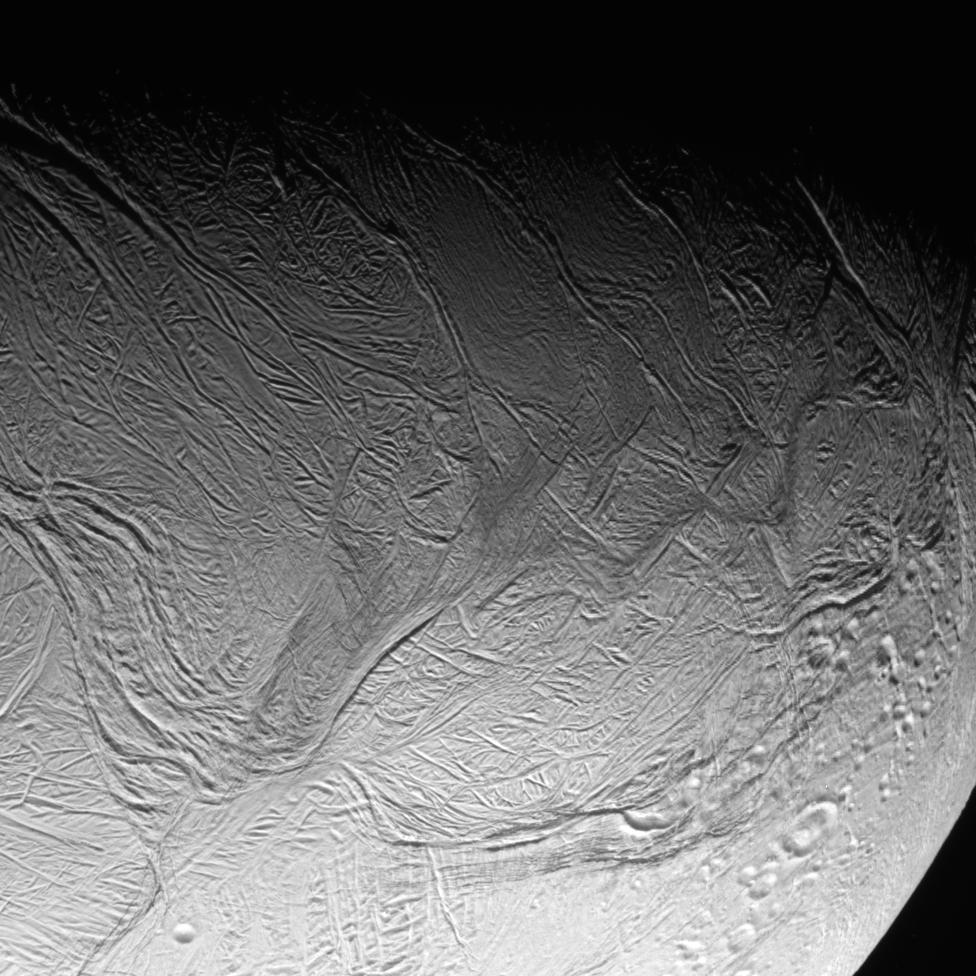
%> input picture lab6/images/Enceladus_fractures.jpg, 976 x 976 px
$ octave Lab6_demo.m   (GNU Octave 9; MATLAB toolbox functions it lacks are replaced by stand-ins)
%> lines starting %> are read from the running program, lines starting %| are printed output that depends on the picture
% matlab script to perform Fourier domain filtering

clear

% !!!!!!!!!!!!!!!!!!!!!!!!!!!!!!!!!!!!!!
% crop image first

%image=imread('enceladus_cassini.jpg');
%a=image(25:1000, 25:1000);
%imwrite(a,gray(256),'Enceladus_fractures.jpg','jpg');

% !!!!!!!!!!!!!!!!!!!!!!!!!!!!!!!!!!!!!!!!!!!!!!!!!!!!


% load in Enceladus image

image=imread('Enceladus_fractures.jpg');
%> image is the input picture: size 976x976x3 uint8; min 0, max 255, mean 100.7
enceladus=double(rgb2gray(image));


% plot the given image

figure(1)
imagesc(enceladus)
title('original Enceladus fractures image')
colormap gray
colorbar


% get size of original image, will need these numbers later

[height,width]=size(enceladus)
%> height = 976; width = 976


% take fourier transform of the image
% zero pad image out to nearest power of 2
% possible tries:  1024  2048  4096

xdim_zeropad=1024;
ydim_zeropad=1024;
xhalf=xdim_zeropad/2;
yhalf=ydim_zeropad/2;

Fenceladus=fft2(enceladus,xdim_zeropad,ydim_zeropad);	   % Fourier transform
FSenceladus=fftshift(Fenceladus);			   % shift the quadrants

% display the log(abs) of the fourier transformed image

figure(2)
subplot(2,2,1),imagesc(log(abs(FSenceladus)))
title('log(abs(fft(Enceladus image)))')
colormap gray
colorbar


% set pixval on or off and interactively zoom in to find outliers
% zoom in and out, inspect frequency spectrum

pixval on
%> (this line was passed over: pixval is not available in this run)
pixval off
%> (this line was passed over: pixval is not available in this run)


% at this stage, you can design a mask in Fourier domain for filtering,
% or define one in spatial domain and fourier transform to filter.

%  create a 3x3 high pass filter mask
%  set up a matrix of zeros, and imbed the 3x3 in the center

HP=zeros(ydim_zeropad, xdim_zeropad);
HP(yhalf-1:yhalf+1,xhalf-1:xhalf+1) = [-1 -1 -1; -1 9 -1; -1 -1 -1];


%  you can also set up a 3x3 low pass filter mask

LP=zeros(ydim_zeropad, xdim_zeropad);
LP(yhalf-1:yhalf+1,xhalf-1:xhalf+1) = [0.25 0.5 0.25; 0.5 1.00 0.50; 0.25 0.5 0.25];


% fourier transform the HP kernal, make it size of zero-padded enceladus image

Fkernal=fft2(HP,xdim_zeropad,ydim_zeropad);
FSkernal=fftshift(Fkernal);


% plot the fourier transformed mask (kernal)

subplot(2,2,2),imagesc(log(abs(FSkernal)))
title('fourier transformed kernal')
colormap gray
colorbar


% multiply the FT image and kernal

FS_HPenceladus = FSkernal.*FSenceladus;


% plot the result

subplot(2,2,3),imagesc(log(abs(FS_HPenceladus)))
title('image * kernal')
colormap gray
colorbar


% plot a zoom of result

subplot(2,2,4),imagesc(log(abs(FS_HPenceladus(yhalf-100:yhalf+100,xhalf-100:xhalf+100))))
title('zoom:  image * kernal')
colormap gray
colorbar
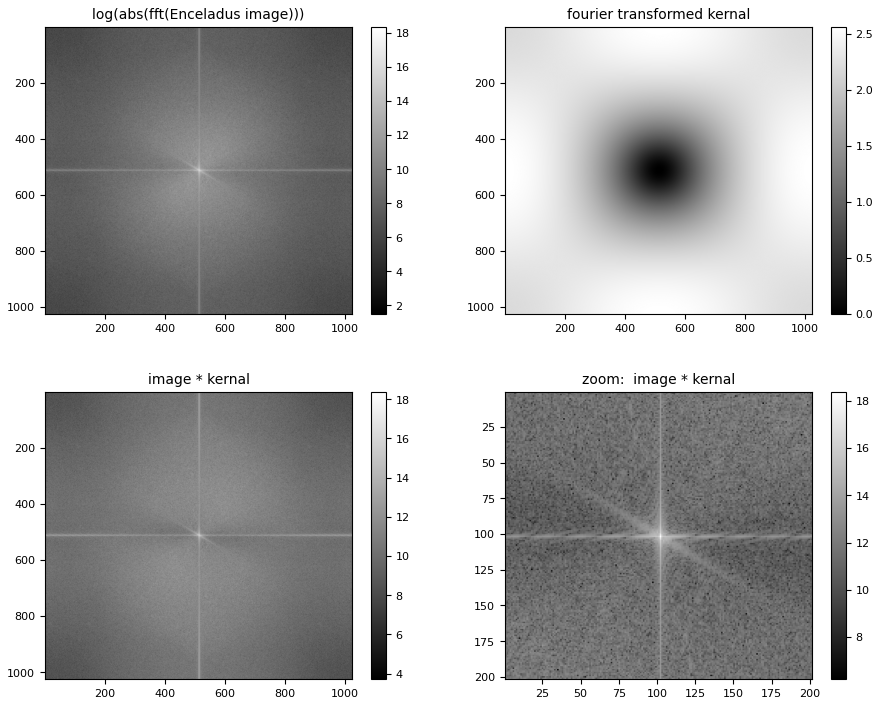
%> figure redrawn from the program's plot data, 4 panels


% now unshift and inverse fourier transform
% also reshape to original size

HP_enceladus_all=fftshift(ifft2(fftshift(FS_HPenceladus)));
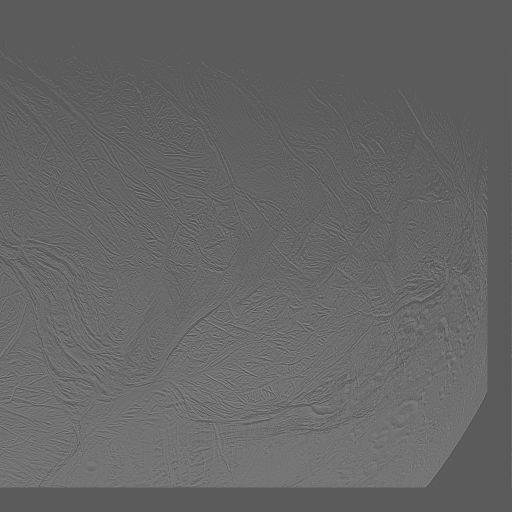
%> HP_enceladus_all: size 1024x1024 double (shown at 1/2 size); min -765, max 1387, mean 91.5; drawn with min black and max white
HP_enceladus=HP_enceladus_all(1:height,1:width);
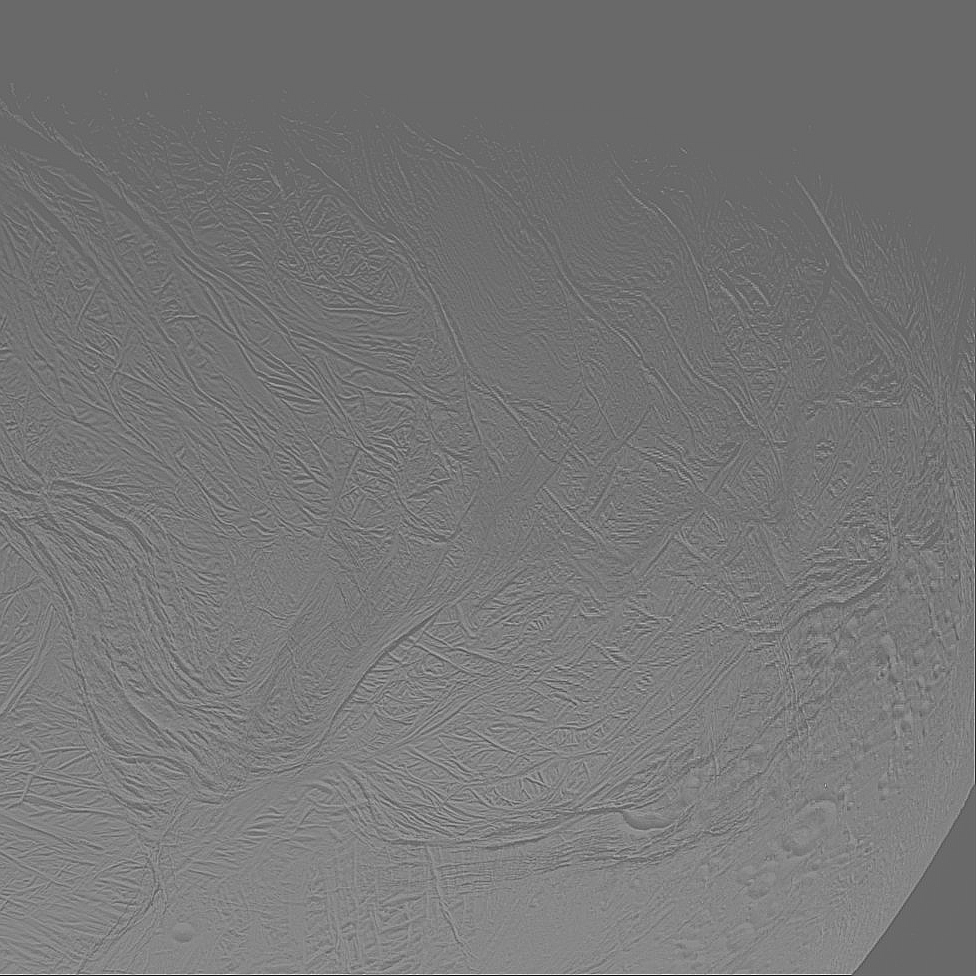
%> HP_enceladus: size 976x976 double; min -765, max 1096, mean 100.6; drawn with min black and max white


% Normalize between 0 and 255 :

junk =HP_enceladus - min(min(HP_enceladus));
enceladus_image_norm = junk/max(max(junk))*255;


% plot, adjust colorscale limits to your liking

figure(4)
cm=[120 200];					% color map scale, adjust saturation
imagesc(enceladus_image_norm,cm)
colormap gray
title('new ifft image, stripes removed')

$ run again, with lab6/images/hello.jpg copied over lab6/images/Enceladus_fractures.jpg
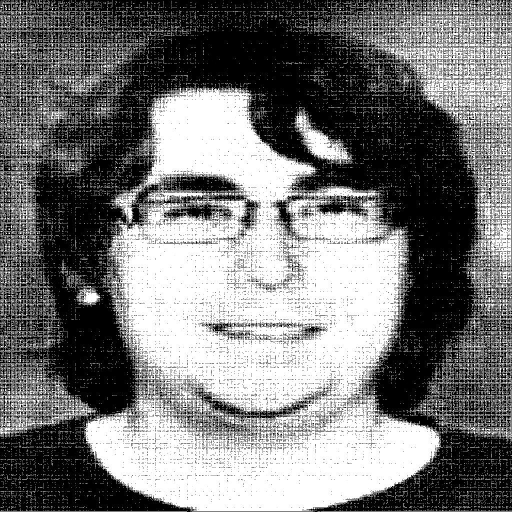
%> input picture lab6/images/hello.jpg, 1024 x 1024 px (shown at 1/2 size)
%> image is the input picture: size 1024x1024 uint8; min 0, max 255, mean 119.7
%> `colorbar`:
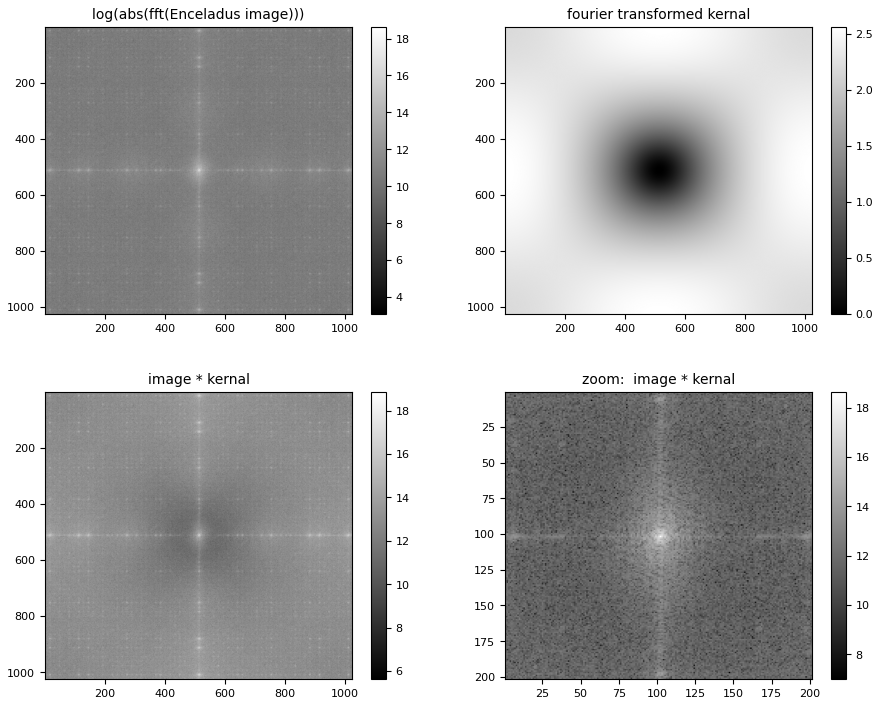
%> figure redrawn from the program's plot data, 4 panels
%> `HP_enceladus_all=fftshift(ifft2(fftshift(FS_HPenceladus)));`:
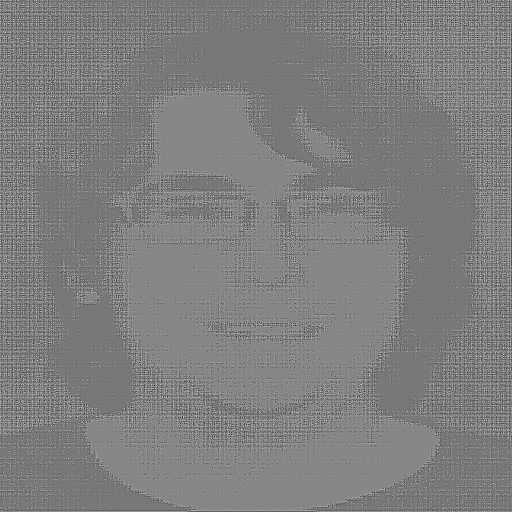
%> HP_enceladus_all: size 1024x1024 double (shown at 1/2 size); min -2040, max 2295, mean 119.7; drawn with min black and max white

$ run again, with lab6/images/lucero.jpg copied over lab6/images/Enceladus_fractures.jpg
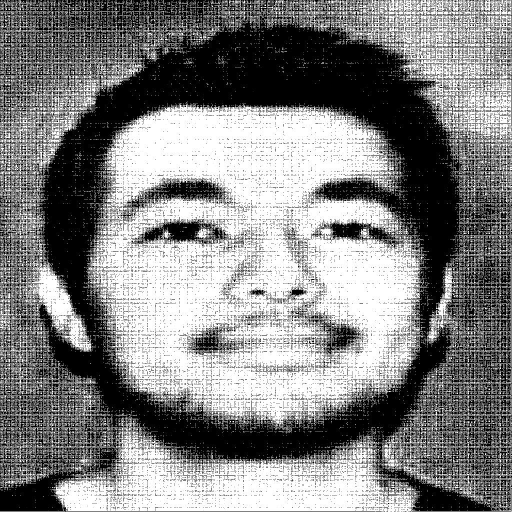
%> input picture lab6/images/lucero.jpg, 1024 x 1024 px (shown at 1/2 size)
%> image is the input picture: size 1024x1024 uint8; min 0, max 255, mean 130.2
%> `colorbar`:
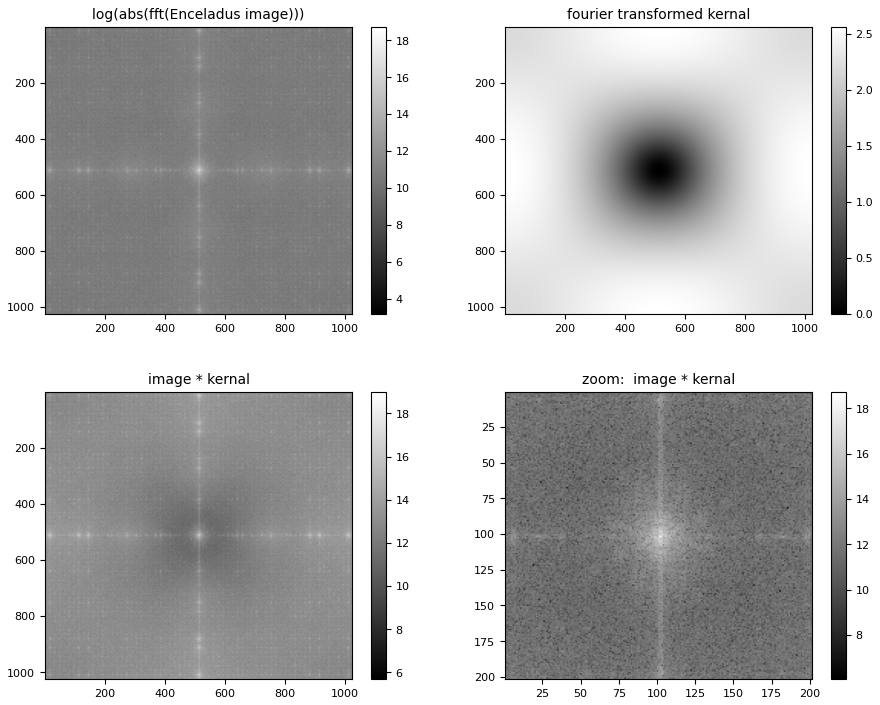
%> figure redrawn from the program's plot data, 4 panels
%> `HP_enceladus_all=fftshift(ifft2(fftshift(FS_HPenceladus)));`:
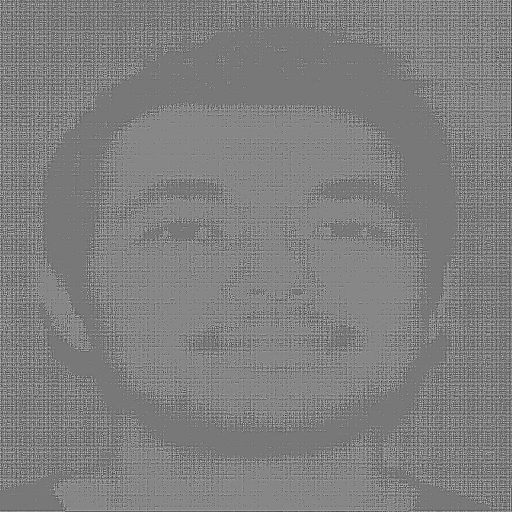
%> HP_enceladus_all: size 1024x1024 double (shown at 1/2 size); min -2040, max 2295, mean 130.2; drawn with min black and max white

$ run again, with lab6/images/vargas.jpg copied over lab6/images/Enceladus_fractures.jpg
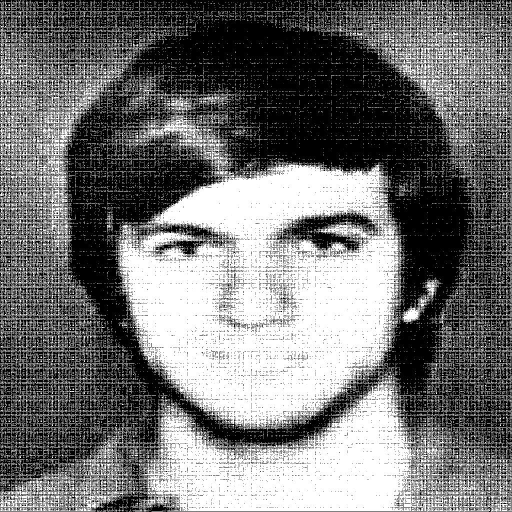
%> input picture lab6/images/vargas.jpg, 1024 x 1024 px (shown at 1/2 size)
%> image is the input picture: size 1024x1024 uint8; min 0, max 255, mean 115.9
%> `colorbar`:
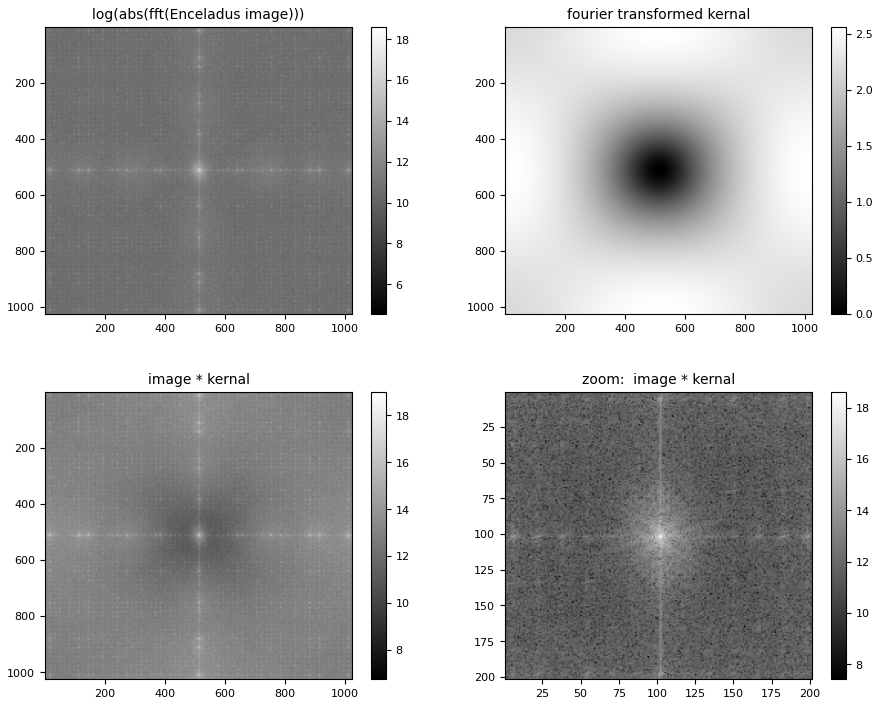
%> figure redrawn from the program's plot data, 4 panels
%> `HP_enceladus_all=fftshift(ifft2(fftshift(FS_HPenceladus)));`:
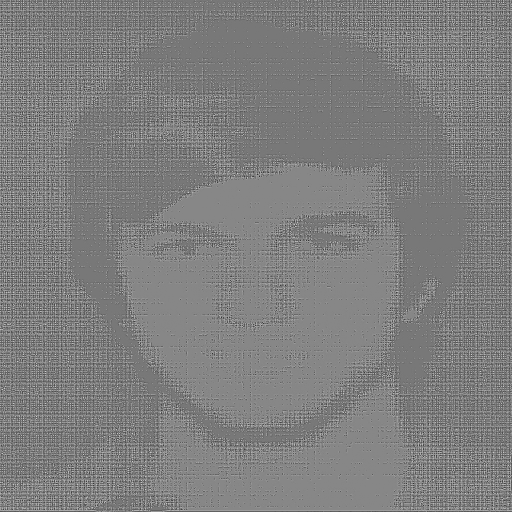
%> HP_enceladus_all: size 1024x1024 double (shown at 1/2 size); min -2040, max 2295, mean 115.9; drawn with min black and max white
